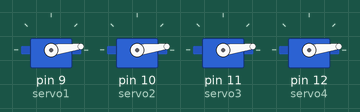
The sketch below on a simulated Arduino Uno, built with avr-gcc and run on an emulated ATmega328P. Parts: 4 × servo. At 3.8 s the program stops and its outputs stay as they are.

Above: at 0.05 s.
At 0.45 s:
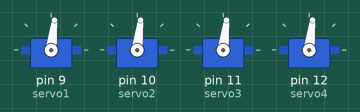
At 0.9 s:
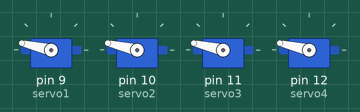
At 1.1 s:
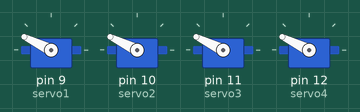
At 1.35 s:
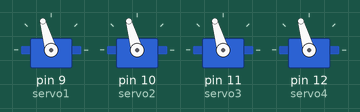
At 1.8 s:
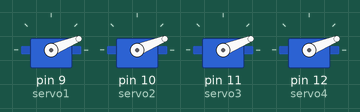
Timing chart, 0 to 4.4 s (numbered marks = the images above):
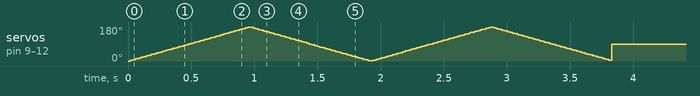

The sketch:

cool_amur_kup1.ino
```cpp
#include <Servo.h>

Servo servo1;
Servo servo2;
Servo servo3;
Servo servo4;

int pos = 0;

void setup() {
  servo1.attach(9);   // توصيل السيرفو الأول على البن 9
  servo2.attach(10);  // توصيل السيرفو الثاني على البن 10
  servo3.attach(11);  // توصيل السيرفو الثالث على البن 11
  servo4.attach(12);  // توصيل السيرفو الرابع على البن 12
}

void loop() {
  // تنفيذ الحركة لمدة 2 ثانية فقط
  unsigned long startTime = millis();

  while (millis() - startTime < 2000) {
    for (pos = 0; pos <= 180; pos += 1) {
      servo1.write(pos);
      servo2.write(pos);
      servo3.write(pos);
      servo4.write(pos);
      delay(5); // تقليل التأخير لتسريع الحركة وإكمالها خلال 2 ثانية
    }

    for (pos = 180; pos >= 0; pos -= 1) {
      servo1.write(pos);
      servo2.write(pos);
      servo3.write(pos);
      servo4.write(pos);
      delay(5);
    }
  }

  // تثبيت جميع السيرفو على زاوية 90
  servo1.write(90);
  servo2.write(90);
  servo3.write(90);
  servo4.write(90);

  while (true); // توقف البرنامج (يبقى السيرفو على 90 درجة)
}
```

4_servo.cpp
```cpp
#include <Servo.h>

Servo servo1;
Servo servo2;
Servo servo3;
Servo servo4;

int pos = 0;

void setup() {
  servo1.attach(9);   // توصيل السيرفو الأول على البن 9
  servo2.attach(10);  // توصيل السيرفو الثاني على البن 10
  servo3.attach(11);  // توصيل السيرفو الثالث على البن 11
  servo4.attach(12);  // توصيل السيرفو الرابع على البن 12
}

void loop() {
  // تنفيذ الحركة لمدة 2 ثانية فقط
  unsigned long startTime = millis();

  while (millis() - startTime < 2000) {
    for (pos = 0; pos <= 180; pos += 1) {
      servo1.write(pos);
      servo2.write(pos);
      servo3.write(pos);
      servo4.write(pos);
      delay(5); // تقليل التأخير لتسريع الحركة وإكمالها خلال 2 ثانية
    }

    for (pos = 180; pos >= 0; pos -= 1) {
      servo1.write(pos);
      servo2.write(pos);
      servo3.write(pos);
      servo4.write(pos);
      delay(5);
    }
  }

  // تثبيت جميع السيرفو على زاوية 90
  servo1.write(90);
  servo2.write(90);
  servo3.write(90);
  servo4.write(90);

  while (true); // توقف البرنامج (يبقى السيرفو على 90 درجة)
}
```
